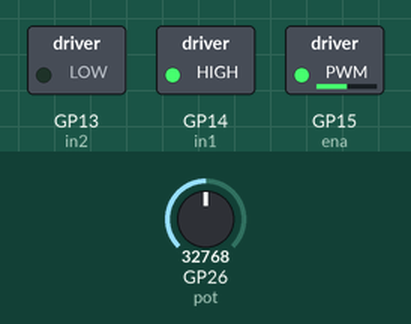
This program was run on a simulated Raspberry Pi Pico running MicroPython. On the bench: switched loads named in the program (green lamp = pin HIGH). The test bench sets the inputs (shaded band); at power-on: GP26 (pot) = 32768 (analog values on the 0–65535 scale).

Above: at 1.2 s.
1.3 s: GP26 (pot) set to 45874
At 2.4 s:
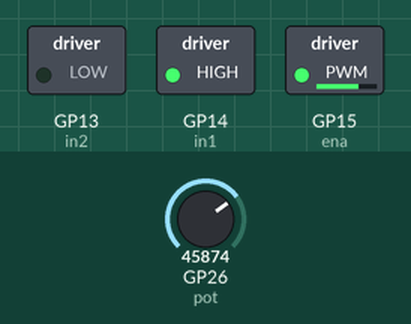
2.8 s: GP26 (pot) set to 57670
At 3.7 s:
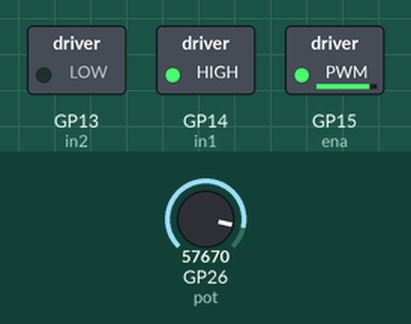
4.3 s: GP26 (pot) set to 7864
At 5.1 s:
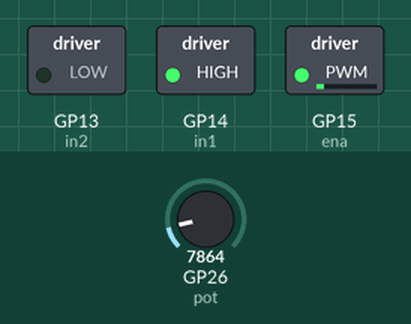
5.8 s: GP26 (pot) set to 2345
At 6.4 s:
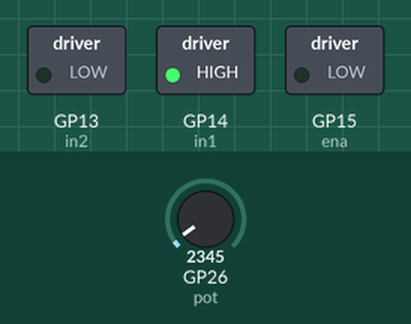
Timing chart, 0 to 8.3 s (numbered marks = the images above; inputs shaded):
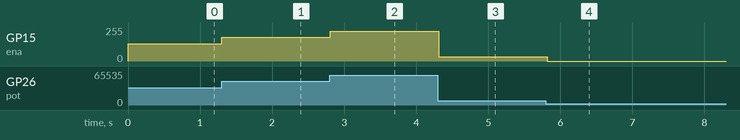

The program:

main.py
```python
import machine
import time

# 1. Setup Potentiometer ADC (GP26 = ADC0)
pot = machine.ADC(26)

# 2. Setup Direction Pins
in1 = machine.Pin(14, machine.Pin.OUT)
in2 = machine.Pin(13, machine.Pin.OUT)

# 3. Setup PWM for Speed Control (ENA on GP15)
ena = machine.PWM(machine.Pin(15))
ena.freq(1000)  # 1 kHz PWM frequency

# Set motor rotation direction (Forward)
in1.value(1)
in2.value(0)

while True:
    # Read 16-bit ADC value (0 to 65535)
    pot_value = pot.read_u16()

    # Apply deadband to prevent motor buzzing at low voltages
    if pot_value < 3000:
        ena.duty_u16(0)
    else:
        # Write directly to PWM duty cycle (0 to 65535)
        ena.duty_u16(pot_value)

    time.sleep(0.02)
```

Measured:
- after the input at 1.3 s, GP15 (ena): 128/255 → 178/255 at once
- after the input at 2.8 s, GP15 (ena): 178/255 → 224/255 at once
- after the input at 4.3 s, GP15 (ena): 224/255 → 31/255 at once
- after the input at 5.8 s, GP15 (ena): 31/255 → 0/255 at once
